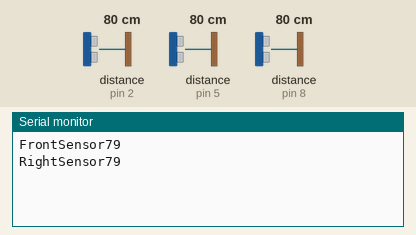
Simulated run of this sketch. Board: Arduino Uno, built with avr-gcc and run on an emulated ATmega328P. On the bench: the last lines printed to the serial monitor. Wiring (inferred from the names in the program): 3 × ultrasonic range finder: trigger pin 3, echo pin 2 / trigger pin 4, echo pin 5 / trigger pin 7, echo pin 8. The inputs (shaded band) are chosen by the test bench; at power-on: distance to the obstacle (sensors on pin 2, pin 5, pin 8) 80 cm. The echo pulse lasts 58.3 µs per cm; WiFi joins after 1.5 s; servers stay silent unless stated.

Above: at 3.0 s.
3.1 s: distance to the obstacle (sensor on pin 2) set to 2 cm
At 4.4 s:
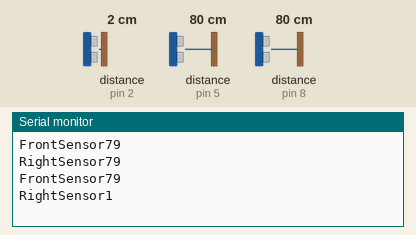
4.6 s: distance to the obstacle (sensor on pin 5) set to 2 cm
At 5.2 s:
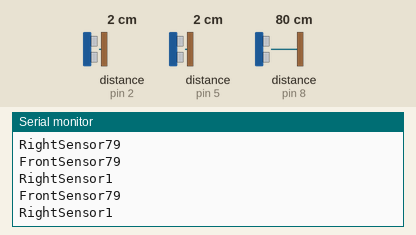
6.1 s: distance to the obstacle (sensor on pin 8) set to 2 cm
At 7.4 s:
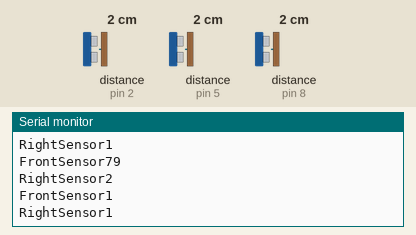
7.6 s: distance to the obstacle (sensor on pin 2) set to 4 cm
At 8.5 s:
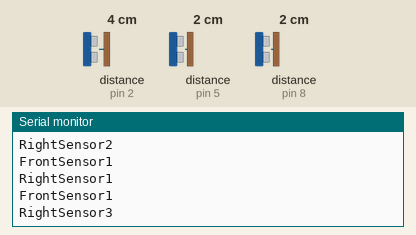
9.1 s: distance to the obstacle (sensor on pin 5) set to 33 cm
At 10.4 s:
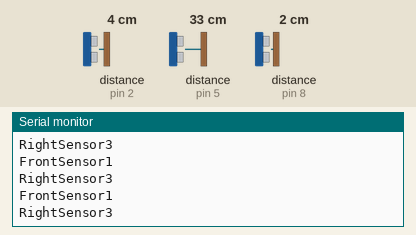
10.6 s: distance to the obstacle (sensor on pin 8) set to 4 cm
At 11.6 s:
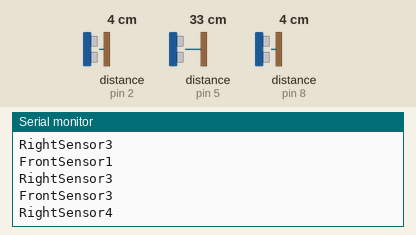
Timing chart, 0 to 13.1 s (numbered marks = the images above; inputs shaded):
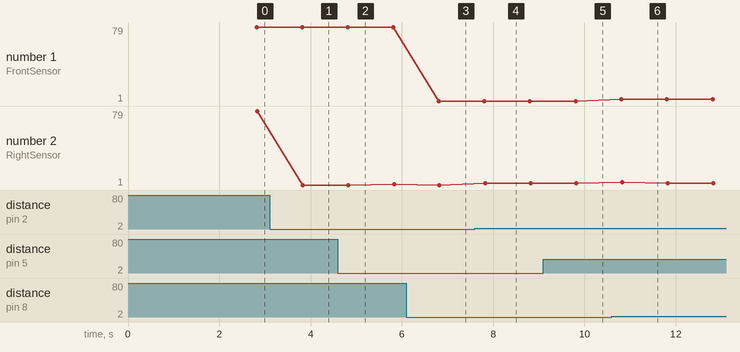

Measured:
- after the input at 3.1 s, the serial monitor: prints a new line after 0.73 s (image 1)
- after the input at 6.1 s, the serial monitor: prints a new line after 0.70 s (image 3)
- after the input at 7.6 s, the serial monitor: prints a new line after 0.22 s (image 4)
- after the input at 10.6 s, the serial monitor: prints a new line after 0.21 s (image 6)
- plotted number 2: 79 → 1 after the input at 3.1 s, 1 → 2 after the input at 4.6 s, 1 → 3 after the input at 7.6 s

The sketch:

test_multi.ino
```cpp
#define trigPin1 3
#define echoPin1 2
#define trigPin2 4
#define echoPin2 5
#define trigPin3 7
#define echoPin3 8

#define BLYNK_PRINT SwSerial


#include <SoftwareSerial.h>
SoftwareSerial SwSerial(10, 11); // RX, TX

#include <BlynkSimpleStream.h>

char auth[] = "c05a4ba70926468c95a412b8f170bafe";

BlynkTimer timer;

WidgetLED led1(V1);
WidgetLED led2(V2);

long duration, distance, RightSensor,BackSensor,FrontSensor,LeftSensor;

void setup()
{
  SwSerial.begin(9600);
Serial.begin (9600);
pinMode(trigPin1, OUTPUT);
pinMode(echoPin1, INPUT);
pinMode(trigPin2, OUTPUT);
pinMode(echoPin2, INPUT);
pinMode(trigPin3, OUTPUT);
pinMode(echoPin3, INPUT);


Blynk.begin(Serial, auth);
timer.setInterval(1000L,Test);

}

void loop() {

Blynk.run();
timer.run();

}


void SonarSensor(int trigPin,int echoPin)
{
digitalWrite(trigPin, LOW);
delayMicroseconds(2);
digitalWrite(trigPin, HIGH);
delayMicroseconds(10);
digitalWrite(trigPin, LOW);
duration = pulseIn(echoPin, HIGH);
distance = (duration/2) / 29.1;

}

void Test(){

SonarSensor(trigPin1, echoPin1);
RightSensor = distance;
SonarSensor(trigPin2, echoPin2);
LeftSensor = distance;
SonarSensor(trigPin3, echoPin3);
FrontSensor = distance;


Serial.print("FrontSensor");
Serial.println(FrontSensor);
if(FrontSensor >=30){
  led1.on();
}
else if(FrontSensor <30){
  led1.off();
}
Serial.println();
Serial.print("RightSensor");
Serial.println(RightSensor);
if(RightSensor >=30){
  led2.on();
}
else if(RightSensor <30){
  led2.off();
}

}
```
